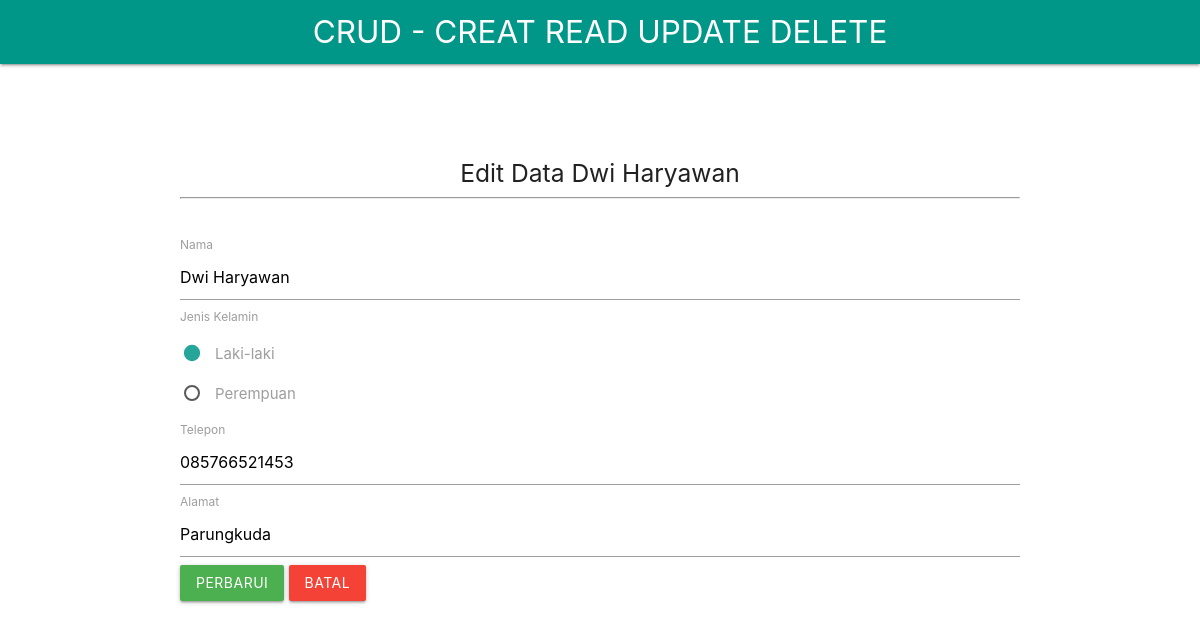
Screenshot of /edit.php?id=100004 with the database file from the repository.
### tables this page shows
CREATE TABLE `mahasiswa` (
  `id_mahasiswa` int(50) NOT NULL,
  `nama` text NOT NULL,
  `jenis_kelamin` text NOT NULL,
  `alamat` text NOT NULL,
  `telepon` text NOT NULL
);

### edit.php (the view, shortened to what this page needs)
<html>
<head>
    <link rel="stylesheet" href="style/materialize.min.css" />
</head>
<body>
    <nav>
        <div class="nav-wrapper teal">
            <div class="container">
                <a href="index.php" class="brand-logo center white-text">CRUD - CREAT READ UPDATE DELETE</a>
            </div>
        </div>
    </nav>
    <?php
	include"koneksi.php";
	$data = mysqli_query ($koneksi, " select
											id_mahasiswa,
											nama,
											jenis_kelamin,
											telepon,
											alamat
									  from
									  mahasiswa
									  where id_mahasiswa = $_GET[id]");
	$row = mysqli_fetch_array ($data);
?>
    <div class="container" style="margin-top:8%">
        <div class="row">
            <div class="col-md-8 col-md-offset-2">
                <p>
                    <center>
                        <h5>Edit Data <?= $row['nama'] ; ?></h5>
                        <hr>
                    </center>
                </p>
                <br>
                <form role="form" method="post" action="update.php">
                    <div class="form-group">
                        <label>Nama</label>
                        <input class="form-control" name="nama" value="<?php echo $row['nama'] ; ?>">
                    </div>
                    <div class="form-group">
                        <label>Jenis Kelamin</label>
                        <p>
                            <label>
                                <span>Laki-laki</span>
                            </label>
                        </p>
                        <p>
                            <label>
                                <span>Perempuan</span>
                            </label>
                        </p>
                    </div>
                    <div class="form-group">
                        <label>Telepon</label>
                        <input class="form-control" name="telepon" value="<?php echo $row['telepon'] ; ?>">
                    </div>
                    <div class="form-group">
                        <label>Alamat</label>
                        <input class="form-control" name="alamat" value="<?php echo $row['alamat'] ; ?>">
                    </div>
                    <button type="submit" class="btn green">Perbarui</button>
                    <a href="index.php" class="btn red" style="margin-right:1%;">Batal</a>
                </form>
            </div>
        </div>
    </div>
</body>
</html>

### rows the page displays
mahasiswa: nama "Dwi Haryawan", telepon "085766521453", alamat "Parungkuda"
